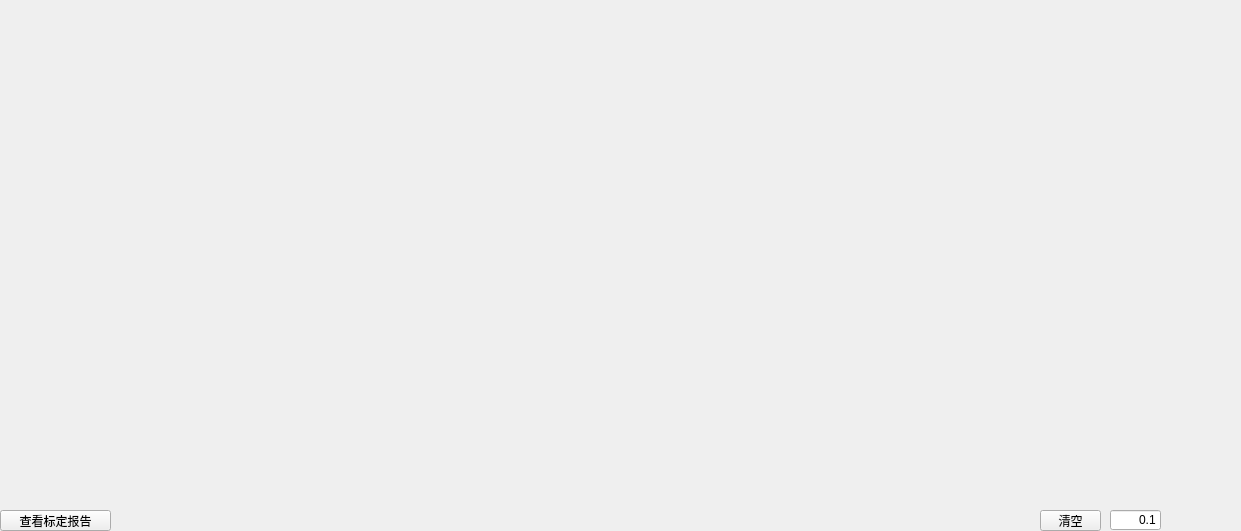
   <widget class="QCustomPlot" name="MyCustomPlot" native="true">
    <property name="geometry">
     <rect>
      <x>330</x>
      <y>290</y>
      <width>1241</width>
      <height>531</height>
     </rect>
    </property>
    <widget class="QToolButton" name="tbnSensorType_5">
     <property name="geometry">
      <rect>
       <x>0</x>
       <y>510</y>
       <width>111</width>
       <height>21</height>
      </rect>
     </property>
     <property name="text">
      <string>查看标定报告</string>
     </property>
    </widget>
    <widget class="QLineEdit" name="lineEdit_plotTime">
     <property name="enabled">
      <bool>true</bool>
     </property>
     <property name="geometry">
      <rect>
       <x>1110</x>
       <y>510</y>
       <width>51</width>
       <height>20</height>
      </rect>
     </property>
     <property name="layoutDirection">
      <enum>Qt::LeftToRight</enum>
     </property>
     <property name="text">
      <string>0.1</string>
     </property>
     <property name="alignment">
      <set>Qt::AlignRight|Qt::AlignTrailing|Qt::AlignVCenter</set>
     </property>
     <property name="readOnly">
      <bool>true</bool>
     </property>
    </widget>
    <widget class="QToolButton" name="tbnPoltClear">
     <property name="geometry">
      <rect>
       <x>1040</x>
       <y>510</y>
       <width>61</width>
       <height>21</height>
      </rect>
     </property>
     <property name="text">
      <string>清空</string>
     </property>
    </widget>
   </widget>
